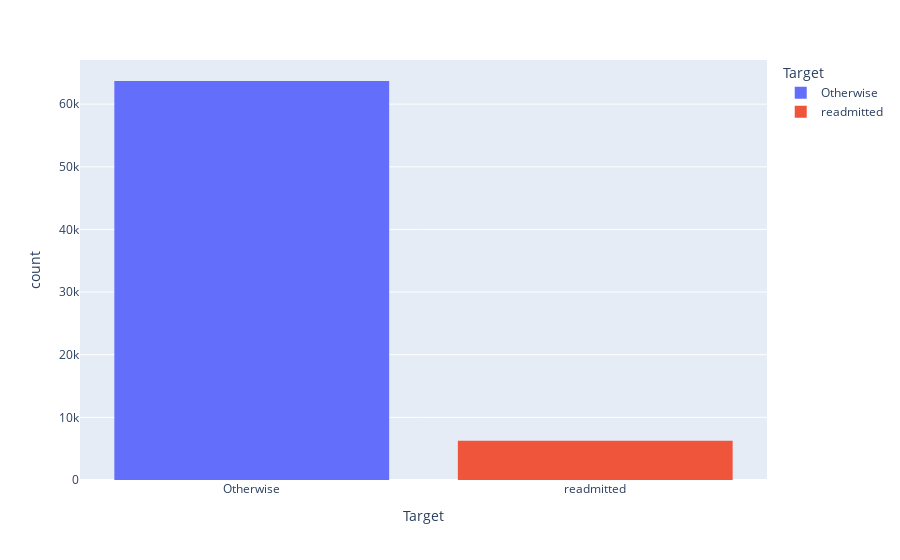

The notebook cell saved with this chart:
### Markdown cell above
# Sadly, the target is imbalanced

### Code cell
import plotly.express as px
fig = px.histogram(df["Target"], x="Target",color="Target",orientation='v')
fig.show()

### Figure 1 — Plotly figure (JSON) as saved in the notebook; plotly's stock layout.template omitted (floating-point values rounded to 4 significant figures; data arrays with more than 128 entries replaced by an {"elided": "..."} marker saying what was removed)
{"data": [{"alignmentgroup": "True", "bingroup": "x", "hoverlabel": {"namelength": 0}, "hovertemplate": "Target=%{x}<br>count=%{y}", "legendgroup": "Otherwise", "marker": {"color": "#636efa"}, "name": "Otherwise", "offsetgroup": "Otherwise", "orientation": "v", "showlegend": true, "type": "histogram", "x": {"elided": "63696 str values"}, "xaxis": "x", "yaxis": "y"}, {"alignmentgroup": "True", "bingroup": "x", "hoverlabel": {"namelength": 0}, "hovertemplate": "Target=%{x}<br>count=%{y}", "legendgroup": "readmitted", "marker": {"color": "#EF553B"}, "name": "readmitted", "offsetgroup": "readmitted", "orientation": "v", "showlegend": true, "type": "histogram", "x": {"elided": "6277 str values"}, "xaxis": "x", "yaxis": "y"}], "layout": {"barmode": "relative", "legend": {"title": {"text": "Target"}, "tracegroupgap": 0}, "margin": {"t": 60}, "xaxis": {"anchor": "y", "categoryarray": ["Otherwise", "readmitted"], "categoryorder": "array", "domain": [0, 1], "title": {"text": "Target"}}, "yaxis": {"anchor": "x", "domain": [0, 1], "title": {"text": "count"}}}}
